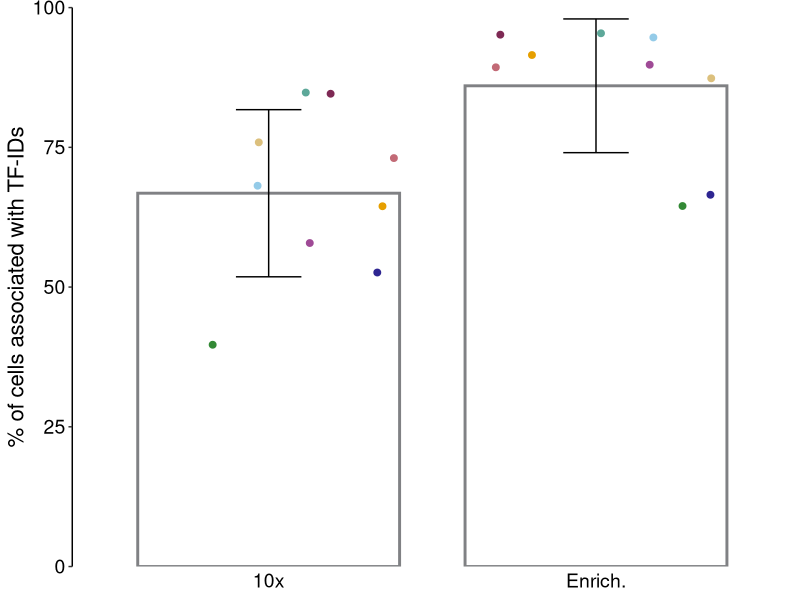
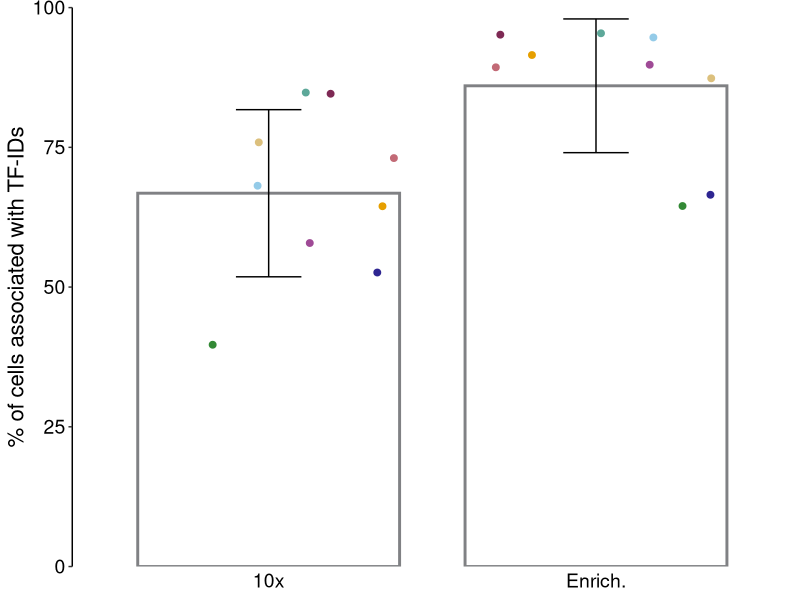

Here is the R script that generated these plots, in order:
## ---- chunk 1
knitr::opts_chunk$set(echo = TRUE)
knitr::opts_knit$set(root.dir = "./")
getwd()
## ---- chunk 2
suppressPackageStartupMessages(library(ggplot2)) # For plotting
suppressPackageStartupMessages(library(readxl)) # For reading Excel files
suppressPackageStartupMessages(library(plyr)) # For summary function
suppressPackageStartupMessages(library(crayon)) # Just for bolding the console output :D

cat(bold("ggplot2"), "version", as.character(packageVersion("ggplot2")), "\n")
cat(bold("readxl"), "version", as.character(packageVersion("readxl")), "\n")
cat(bold("plyr"), "version", as.character(packageVersion("plyr")), "\n")

# color scheme
cols <- c("#2E2591", "#338935", "#5DA899", "#7E2954", "#9F4A96", "#94CBE8", "#E69F00", "#DCC07D", "#C26A76")
names(cols) <- c("exp05", "exp06", "exp07", "exp08", "exp09", "exp10", "exp11", "exp12-13","exp14")

# Summary function to compute mean and sd
summary_func <- function(x, col){
  c(mean = mean(x[[col]], na.rm=TRUE),
    sd = sd(x[[col]], na.rm=TRUE))
}
## ---- chunk 3
# Reading data
plot_data <- as.data.frame(read_excel("metadata/TFseq_assignment_allExp.xlsx", sheet = 1, .name_repair = "unique_quiet"))
plot_data$Type[plot_data$Type == "enriched"] <- "Enrich."
plot_data$Type <- factor(plot_data$Type, levels = c("10x", "Enrich."))
plot_data <- subset(plot_data, Exp %in% names(cols)) # Removing exp12 and exp13 (only counting the merge)

# The value we are interested in (percentage of overlap with 10x cellranger)
colnames(plot_data)[colnames(plot_data) == "Cell-barcodes-matching-10x-cellranger-pc"] <- "value"

# In 1 to 100
plot_data$value <- plot_data$value * 100 # in %
## ---- chunk 4
sum <- ddply(plot_data, "Type", .fun=summary_func, "value")
colnames(sum)[colnames(sum) == "mean"] <- "value"

p <- ggplot(sum, aes(x=Type, y=value)) +
  geom_bar(stat="identity", width = 0.8, fill = "white", color = "#808184", size = 1) +
  scale_y_continuous(expand = c(0, 0), limits = c(0, 100)) +
  geom_errorbar(aes(ymin=value-sd, ymax=value+sd), width=.2, position=position_dodge(.9)) + 
  geom_jitter(data = plot_data, mapping = aes(x = Type, y = value, col = Exp), size = 2, position = position_jitter(seed = 42)) +
  scale_color_manual(values = cols) + theme(legend.position = "none", panel.grid.major = element_blank(), panel.grid.minor = element_blank(), panel.background = element_blank(), axis.title.x = element_blank(), axis.ticks.x = element_blank(), axis.line.y = element_line(), axis.title.y = element_text(size=16, color = "black"), axis.text.y = element_text(size=14, color = "black"), axis.text.x = element_text(size=14, color = "black")) +
  labs(y = "% of cells associated with TF-IDs")

p

ggsave(p, filename = "figures/Fig_1d.pdf", width = 2, height = 4)
